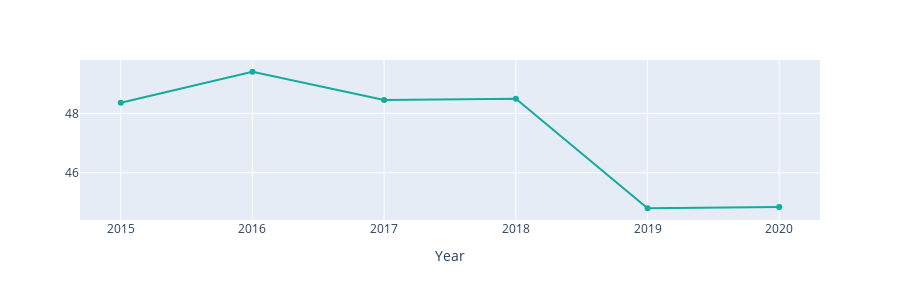

Notebook code for this chart:
### Code cell
df = data[(data.Aggregation == 'Index')].groupby('Year').mean().reset_index()
fig = px.line(df,
              x='Year',
              y='Value',
              labels = {
                 'Value': ''
              },
             height=300)
fig.for_each_annotation(lambda a: a.update(text=a.text.split("=")[-1]))
fig.update_yaxes(visible=True, fixedrange=True)
fig.update_traces(mode='lines+markers', line_color="#14ac9c")

### Figure 1 — Plotly figure (JSON) as saved in the notebook; plotly's stock layout.template omitted (floating-point values rounded to 4 significant figures)
{"data": [{"hovertemplate": "Year=%{x}<br>=%{y}<extra></extra>", "legendgroup": "", "line": {"color": "#14ac9c", "dash": "solid"}, "mode": "lines+markers", "name": "", "orientation": "v", "showlegend": false, "type": "scatter", "x": [2015, 2016, 2017, 2018, 2019, 2020], "xaxis": "x", "y": [48.36, 49.4, 48.45, 48.5, 44.8, 44.84], "yaxis": "y"}], "layout": {"height": 300, "legend": {"tracegroupgap": 0}, "margin": {"t": 60}, "xaxis": {"anchor": "y", "domain": [0, 1], "title": {"text": "Year"}}, "yaxis": {"anchor": "x", "domain": [0, 1], "fixedrange": true, "title": {"text": ""}, "visible": true}}}
